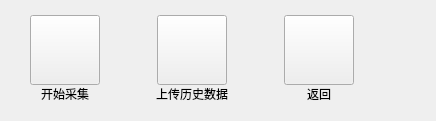
       <widget class="QWidget" name="controlCollectionPage">
        <layout class="QHBoxLayout" name="horizontalLayout_28">
         <property name="spacing">
          <number>44</number>
         </property>
         <property name="leftMargin">
          <number>30</number>
         </property>
         <property name="topMargin">
          <number>15</number>
         </property>
         <property name="rightMargin">
          <number>30</number>
         </property>
         <property name="bottomMargin">
          <number>18</number>
         </property>
         <item>
          <layout class="QVBoxLayout" name="verticalLayout_10">
           <property name="spacing">
            <number>0</number>
           </property>
           <item>
            <widget class="QPushButton" name="startCollectionBtn">
             <property name="minimumSize">
              <size>
               <width>70</width>
               <height>70</height>
              </size>
             </property>
             <property name="maximumSize">
              <size>
               <width>70</width>
               <height>70</height>
              </size>
             </property>
             <property name="text">
              <string/>
             </property>
            </widget>
           </item>
           <item>
            <widget class="QLabel" name="startCollectionBtnLabel">
             <property name="maximumSize">
              <size>
               <width>70</width>
               <height>16777215</height>
              </size>
             </property>
             <property name="text">
              <string>开始采集</string>
             </property>
             <property name="alignment">
              <set>Qt::AlignCenter</set>
             </property>
            </widget>
           </item>
          </layout>
         </item>
         <item>
          <layout class="QVBoxLayout" name="verticalLayout_11">
           <property name="spacing">
            <number>0</number>
           </property>
           <item>
            <layout class="QHBoxLayout" name="horizontalLayout_27">
             <property name="spacing">
              <number>0</number>
             </property>
             <item>
              <spacer name="horizontalSpacer_11">
               <property name="orientation">
                <enum>Qt::Horizontal</enum>
               </property>
               <property name="sizeHint" stdset="0">
                <size>
                 <width>13</width>
                 <height>20</height>
                </size>
               </property>
              </spacer>
             </item>
             <item>
              <widget class="QPushButton" name="updateDataBtn">
               <property name="minimumSize">
                <size>
                 <width>70</width>
                 <height>70</height>
                </size>
               </property>
               <property name="maximumSize">
                <size>
                 <width>70</width>
                 <height>70</height>
                </size>
               </property>
               <property name="text">
                <string/>
               </property>
              </widget>
             </item>
             <item>
              <spacer name="horizontalSpacer_12">
               <property name="orientation">
                <enum>Qt::Horizontal</enum>
               </property>
               <property name="sizeHint" stdset="0">
                <size>
                 <width>13</width>
                 <height>20</height>
                </size>
               </property>
              </spacer>
             </item>
            </layout>
           </item>
           <item>
            <widget class="QLabel" name="updateDataBtnLabel">
             <property name="maximumSize">
              <size>
               <width>16777215</width>
               <height>16777215</height>
              </size>
             </property>
             <property name="text">
              <string>上传历史数据</string>
             </property>
             <property name="alignment">
              <set>Qt::AlignCenter</set>
             </property>
            </widget>
           </item>
          </layout>
         </item>
         <item>
          <layout class="QVBoxLayout" name="verticalLayout_62">
           <property name="spacing">
            <number>0</number>
           </property>
           <item>
            <widget class="QPushButton" name="collectionBackBtn">
             <property name="minimumSize">
              <size>
               <width>70</width>
               <height>70</height>
              </size>
             </property>
             <property name="maximumSize">
              <size>
               <width>70</width>
               <height>70</height>
              </size>
             </property>
             <property name="text">
              <string/>
             </property>
            </widget>
           </item>
           <item>
            <widget class="QLabel" name="collectionBackBtnLabel">
             <property name="maximumSize">
              <size>
               <width>70</width>
               <height>16777215</height>
              </size>
             </property>
             <property name="text">
              <string>返回</string>
             </property>
             <property name="alignment">
              <set>Qt::AlignCenter</set>
             </property>
            </widget>
           </item>
          </layout>
         </item>
         <item>
          <spacer name="horizontalSpacer_10">
           <property name="orientation">
            <enum>Qt::Horizontal</enum>
           </property>
           <property name="sizeHint" stdset="0">
            <size>
             <width>52</width>
             <height>20</height>
            </size>
           </property>
          </spacer>
         </item>
        </layout>
       </widget>
